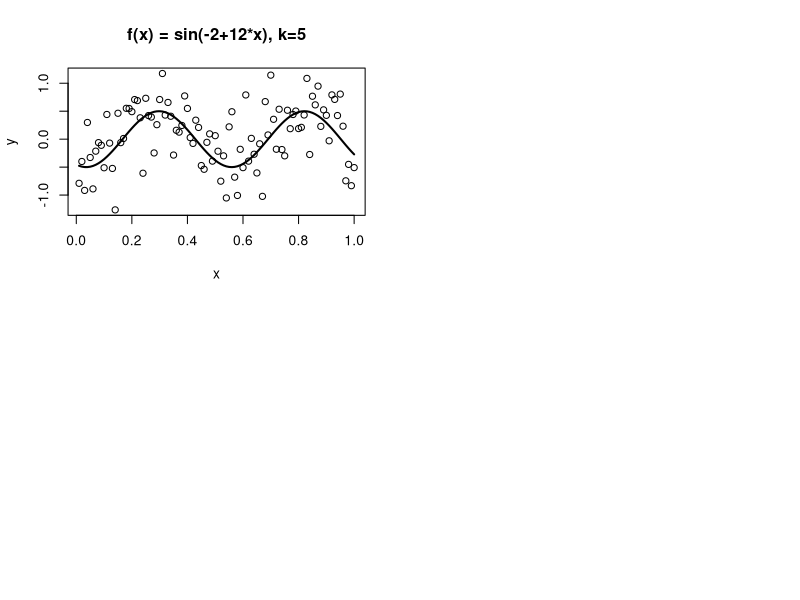

Reproduce this figure in R. (Note: this script raises an error after producing the figure.)

#vectors we create v vector
v=c(1:3)
v
v=c("a","b","c")
v

#A list can hold items of different types and the same use
ls = list("a",2,2)
ls

#matrix 
x=matrix(data=c(1,2,3,4),2,2)
x

#be careful to what data type is used for different data types

# array 
arr = array(0.0,c(2,3)) # 2x3 matrix
arr
print(arr) 
arr = array(0.0, c(2,5,4)) # 2x5x4 matrix 3D  
arr
arr[1,2,1]=314
arr
# print is the same as without print

# 
people = c("Alex", "Barb", "carcl") # calls
ages = c(19,20,30)
df = data.frame(people,ages)

# csv ========
install.packages('caret')
library(caret)

par(mfrow=c(2,2))
runif(1)


set.seed(1) 
# between these two commands, same results will be recorded
set.seed(1)

# x unif(0,1 ) have samples

# 
n=100 # 100 observation
x=(1:n)/n # values for predication
x

f = .5*sin(-2+12*x)
f

y = f + rnorm(n,mean=0,sd=0.5)
y

# plot
plot(x,y,ylab='y', main='f(x) = sin(-2+12*x), k=5')
lines(x,f,lwd=2) # lwd: connect all the points to a line

#
fit5 = knnreg(as.matrix(x),as.matrix(y),k=5)

pr5 = predict(fit5, data, frame(x=as.matrix(1:100)))
lines((1:100)/100, pr5, col='red', lwd=2)

plot(x,y,ylab='y', main='f(x) = sin(-2+12*x, k = 25')
lines(x,f, lwd =2) # add regression function to the plot


